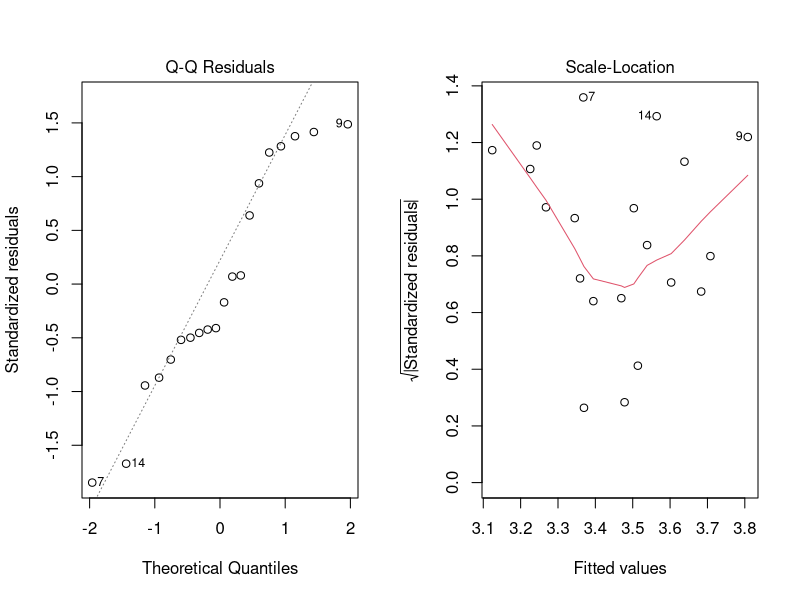
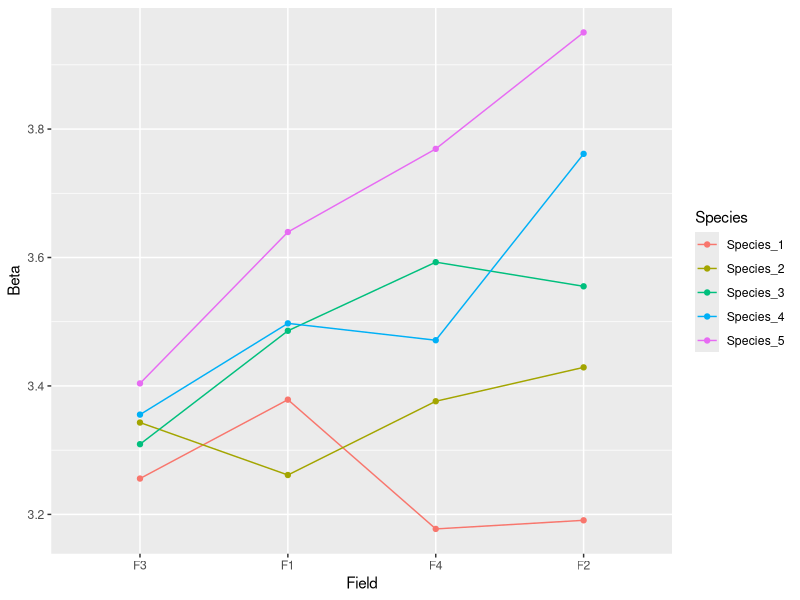

The R source for these figures, in order:
## ---- chunk 1
# Necessary pacakges 
library(ggplot2) 
library(emmeans)
# the following 4 packages are new. You may have to install these using install.packages(c('car','lme4','lmerTest','pbkrtest'))
library(car)
library(lme4)
library(lmerTest)
library(pbkrtest)
## ---- chunk 2
data_1 = read.csv('egg_carotene.csv')
str(data_1)
## ---- chunk 3
lm1 = lm(Beta ~ Field+Species,data_1)
par(mfrow=c(1,2))
plot(lm1,which=2:3)
## ---- chunk 4
trt_means = emmeans(lm1,specs = 'Species')
trt_effects = contrast(trt_means,method = 'pairwise')
summary(trt_effects,infer=T)
## ---- chunk 5
block_means = aggregate(Beta ~ Field,data_1,FUN=mean)
# order the table of block_means
block_means = block_means[order(block_means$Beta),]
block_means
data_1$Field = factor(data_1$Field,levels = block_means$Field)
ggplot(data_1,aes(x=Field,y=Beta)) + geom_point(aes(color=Species)) + geom_line(aes(color=Species,group=Species))
## ---- chunk 6
anova(lm(Beta~Field+Species,data_1))
anova(lm(Beta~Species,data_1))
(F_crit_RCBD = qf(1-0.05,4,12))
(F_crit_CRD  = qf(1-0.05,4,15))
F_crit_CRD/F_crit_RCBD
## ---- chunk 7
data_2_modified = data_1
data_2_modified$Beta[data_2_modified$Field == 'F4'] = data_2_modified$Beta[data_2_modified$Field == 'F4'] + 1
# compare analyses on old and new data
anova(lm(Beta~Field + Species,data_1))
anova(lm(Beta~Field + Species,data_2_modified))

# new data without blocks
anova(lm(Beta~Species,data_2_modified))
